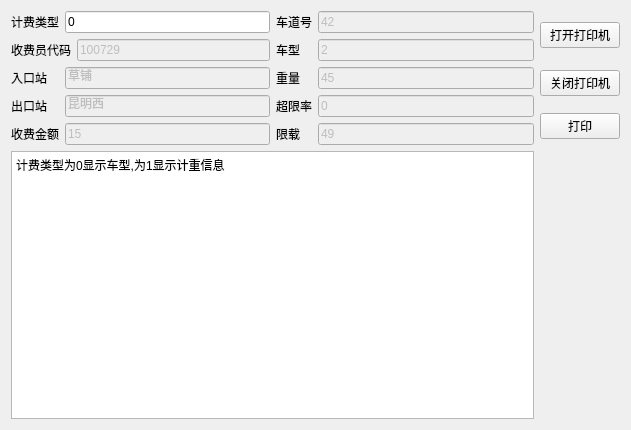
<?xml version="1.0" encoding="UTF-8"?>
<ui version="4.0">
 <class>Widget</class>
 <widget class="QWidget" name="Widget">
  <property name="geometry">
   <rect>
    <x>0</x>
    <y>0</y>
    <width>631</width>
    <height>430</height>
   </rect>
  </property>
  <property name="windowTitle">
   <string>打印机测试</string>
  </property>
  <layout class="QGridLayout" name="gridLayout_3">
   <item row="0" column="0" rowspan="3">
    <layout class="QGridLayout" name="gridLayout_2">
     <item row="0" column="0">
      <widget class="QLabel" name="label">
       <property name="text">
        <string>计费类型</string>
       </property>
      </widget>
     </item>
     <item row="0" column="1" colspan="2">
      <widget class="QLineEdit" name="lineEdit_feetype">
       <property name="enabled">
        <bool>true</bool>
       </property>
       <property name="text">
        <string>0</string>
       </property>
      </widget>
     </item>
     <item row="1" column="0" colspan="2">
      <widget class="QLabel" name="label_11">
       <property name="text">
        <string>收费员代码</string>
       </property>
      </widget>
     </item>
     <item row="1" column="2">
      <widget class="QLineEdit" name="lineEdit_12">
       <property name="enabled">
        <bool>false</bool>
       </property>
       <property name="text">
        <string>100729</string>
       </property>
      </widget>
     </item>
     <item row="2" column="0">
      <widget class="QLabel" name="label_3">
       <property name="text">
        <string>入口站</string>
       </property>
      </widget>
     </item>
     <item row="2" column="1" colspan="2">
      <widget class="QLineEdit" name="lineEdit_3">
       <property name="enabled">
        <bool>false</bool>
       </property>
       <property name="text">
        <string>草铺</string>
       </property>
      </widget>
     </item>
     <item row="3" column="0">
      <widget class="QLabel" name="label_4">
       <property name="text">
        <string>出口站</string>
       </property>
      </widget>
     </item>
     <item row="3" column="1" colspan="2">
      <widget class="QLineEdit" name="lineEdit_4">
       <property name="enabled">
        <bool>false</bool>
       </property>
       <property name="text">
        <string>昆明西</string>
       </property>
      </widget>
     </item>
     <item row="4" column="0">
      <widget class="QLabel" name="label_10">
       <property name="text">
        <string>收费金额</string>
       </property>
      </widget>
     </item>
     <item row="4" column="1" colspan="2">
      <widget class="QLineEdit" name="lineEdit_10">
       <property name="enabled">
        <bool>false</bool>
       </property>
       <property name="text">
        <string>15</string>
       </property>
      </widget>
     </item>
    </layout>
   </item>
   <item row="0" column="1" rowspan="3">
    <layout class="QGridLayout" name="gridLayout">
     <item row="0" column="0">
      <widget class="QLabel" name="label_8">
       <property name="enabled">
        <bool>true</bool>
       </property>
       <property name="text">
        <string>车道号</string>
       </property>
      </widget>
     </item>
     <item row="0" column="1">
      <widget class="QLineEdit" name="lineEdit_8">
       <property name="enabled">
        <bool>false</bool>
       </property>
       <property name="text">
        <string>42</string>
       </property>
      </widget>
     </item>
     <item row="1" column="0">
      <widget class="QLabel" name="label_2">
       <property name="enabled">
        <bool>true</bool>
       </property>
       <property name="text">
        <string>车型</string>
       </property>
      </widget>
     </item>
     <item row="1" column="1">
      <widget class="QLineEdit" name="lineEdit_2">
       <property name="enabled">
        <bool>false</bool>
       </property>
       <property name="text">
        <string>2</string>
       </property>
      </widget>
     </item>
     <item row="2" column="0">
      <widget class="QLabel" name="label_5">
       <property name="enabled">
        <bool>true</bool>
       </property>
       <property name="text">
        <string>重量</string>
       </property>
      </widget>
     </item>
     <item row="2" column="1">
      <widget class="QLineEdit" name="lineEdit_5">
       <property name="enabled">
        <bool>false</bool>
       </property>
       <property name="text">
        <string>45</string>
       </property>
      </widget>
     </item>
     <item row="3" column="0">
      <widget class="QLabel" name="label_6">
       <property name="enabled">
        <bool>true</bool>
       </property>
       <property name="text">
        <string>超限率</string>
       </property>
      </widget>
     </item>
     <item row="3" column="1">
      <widget class="QLineEdit" name="lineEdit_6">
       <property name="enabled">
        <bool>false</bool>
       </property>
       <property name="text">
        <string>0</string>
       </property>
      </widget>
     </item>
     <item row="4" column="0">
      <widget class="QLabel" name="label_7">
       <property name="enabled">
        <bool>true</bool>
       </property>
       <property name="text">
        <string>限载</string>
       </property>
      </widget>
     </item>
     <item row="4" column="1">
      <widget class="QLineEdit" name="lineEdit_7">
       <property name="enabled">
        <bool>false</bool>
       </property>
       <property name="text">
        <string>49</string>
       </property>
      </widget>
     </item>
    </layout>
   </item>
   <item row="0" column="2">
    <widget class="QPushButton" name="pushButton_openDev">
     <property name="text">
      <string>打开打印机</string>
     </property>
    </widget>
   </item>
   <item row="1" column="2">
    <widget class="QPushButton" name="pushButton_CloseDev">
     <property name="text">
      <string>关闭打印机</string>
     </property>
    </widget>
   </item>
   <item row="2" column="2">
    <widget class="QPushButton" name="pushButton_printer">
     <property name="text">
      <string>打印</string>
     </property>
    </widget>
   </item>
   <item row="3" column="0" colspan="2">
    <widget class="QPlainTextEdit" name="plainTextEdit">
     <property name="plainText">
      <string>计费类型为0显示车型,为1显示计重信息
</string>
     </property>
    </widget>
   </item>
  </layout>
 </widget>
 <layoutdefault spacing="6" margin="11"/>
 <resources/>
 <connections/>
</ui>
